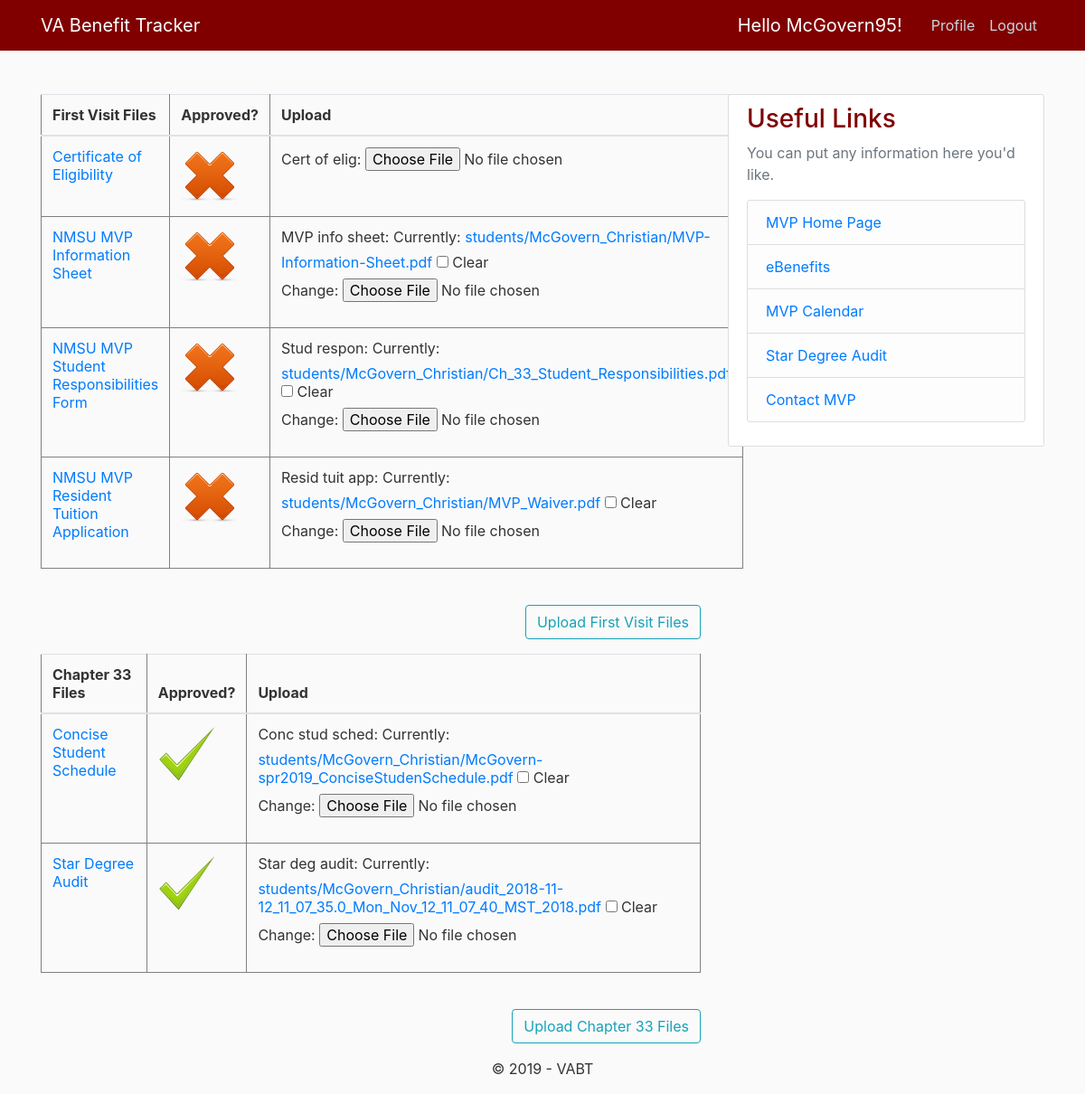
Before: /student_home/ (signed in) with the older database file.
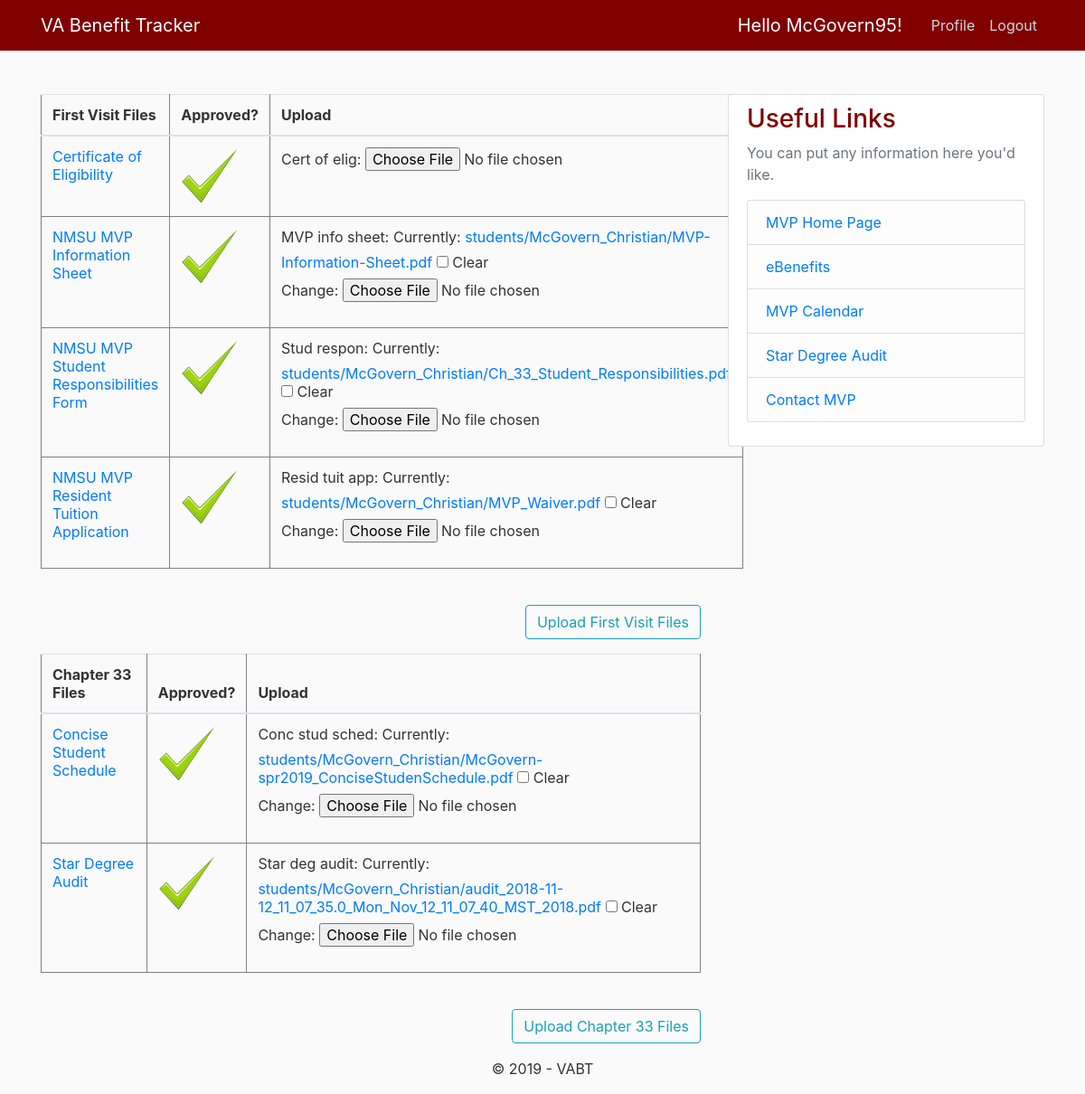
After: the same page with the newer database file.
### dashboard/models.py (models this page shows, shortened)
class Post(models.Model):
    title = models.CharField(max_length=100)
    comment = models.TextField()
    date_began = models.DateTimeField(default=timezone.now)
    last_certifier = models.CharField(max_length=80,default='None')
    student = models.ForeignKey(User, related_name='certs', on_delete=models.CASCADE)
    progress = models.IntegerField(default=0)
    date_cert = models.DateTimeField(default=timezone.now)
    Certificate_of_eligibility = models.BooleanField(default=False)
    date_info = models.DateTimeField(default=timezone.now)
    MVP_information_sheet = models.BooleanField(default=False)
    date_respo = models.DateTimeField(default=timezone.now)
    Student_responsibility = models.BooleanField(default=False)
    date_tuition = models.DateTimeField(default=timezone.now)
    Resident_tuition_app = models.BooleanField(default=False)
    date_concise = models.DateTimeField(default=timezone.now)
    Concise_student_schedule = models.BooleanField(default=False)
    date_audit = models.DateTimeField(default=timezone.now)
    Star_degree_audit = models.BooleanField(default=False)

### users/models.py (models this page shows, shortened)
class UserExtended(models.Model):
    user = models.OneToOneField(User, on_delete=models.CASCADE)
    chapter = models.CharField(max_length=4,choices=[('33','33'), ('30','30'), ('31','31'),('35','35'),('1606','1606')],blank=True)
    is_firsttime = models.BooleanField(default=True)
    is_student = models.BooleanField(default=True)
    phone_regex = RegexValidator(regex=r'^\+?1?\d{9,15}$', message="Phone number must be entered in the format: '+999999999'. Up to 15 digits allowed.")
    phone_notifications = models.BooleanField(default=False)
    phone_number = models.CharField(validators=[phone_regex], max_length=17, blank=True) # validators should be a list
    carrier = models.CharField(max_length=15,choices=[('AT&T','AT&T'),('Verizon','Verizon'),('Sprint','Sprint'),('T-Mobile','T-Mobile'),('Virgin', 'Virgin')], blank=True)
    def user_directory_path(instance, filename):
        return 'students/{0}_{1}/{2}'.format(instance.user.last_name,instance.user.first_name,filename)
    cert_of_elig = models.FileField(upload_to=user_directory_path,validators=[FileExtensionValidator(allowed_extensions=["pdf"])],blank=True,null=True)
    MVP_info_sheet = models.FileField(upload_to=user_directory_path,validators=[FileExtensionValidator(allowed_extensions=['pdf'])],blank=True,null = True)
    stud_respon = models.FileField(upload_to=user_directory_path,validators=[FileExtensionValidator(allowed_extensions=['pdf'])],blank=True,null = True)
    resid_tuit_app = models.FileField(upload_to=user_directory_path,validators=[FileExtensionValidator(allowed_extensions=['pdf'])],blank=True,null = True)
    conc_stud_sched = models.FileField(upload_to=user_directory_path,validators=[FileExtensionValidator(allowed_extensions=['pdf'])],blank=True,null = True)
    star_deg_audit = models.FileField(upload_to=user_directory_path,validators=[FileExtensionValidator(allowed_extensions=['pdf'])],blank=True,null = True)

### dashboard/views.py (the view)
# urls.py: path('student_home/', views.student_home,name='student-home'),
@login_required
def student_home(request):
    if request.method=='POST':
        cert_form = CertForm(request.POST, request.FILES, instance=request.user.userextended)
        mvp_form = MVPForm(request.POST, request.FILES, instance=request.user.userextended)
        stud_form = StudResponForm(request.POST, request.FILES, instance=request.user.userextended)
        resid_form = ResidTuitAppForm(request.POST, request.FILES, instance=request.user.userextended)
        conc_form = ConcStudSchedForm(request.POST, request.FILES, instance=request.user.userextended)
        star_form = StarDegAuditForm(request.POST, request.FILES, instance=request.user.userextended)
        if cert_form.is_valid() and mvp_form.is_valid() and stud_form.is_valid() and resid_form.is_valid() and conc_form.is_valid() and star_form.is_valid() == True:
            cert_form.save()
            mvp_form.save()
            stud_form.save()
            resid_form.save()
            conc_form.save()
            star_form.save()
            messages.success(request, f'Your File(s) has been uploaded!')
    else:
        cert_form = CertForm(instance=request.user.userextended)
        mvp_form = MVPForm(instance=request.user.userextended)
        stud_form = StudResponForm(instance=request.user.userextended)
        resid_form = ResidTuitAppForm(instance=request.user.userextended)
        conc_form = ConcStudSchedForm(instance=request.user.userextended)
        star_form = StarDegAuditForm(instance=request.user.userextended)
    certs = Post.objects.all()#for the certification
    context = {
            'cert_form': cert_form,
            'mvp_form' : mvp_form,
            'stud_form' : stud_form,
            'resid_form' : resid_form,
            'conc_form' : conc_form,
            'star_form' : star_form,
            'certs' : certs
    }
    return render(request, 'dashboard/student_home.html',context)

### dashboard/forms.py
class CertForm(forms.ModelForm):
    class Meta:
        model = UserExtended
        fields = ['cert_of_elig']

class MVPForm(forms.ModelForm):
    class Meta:
        model = UserExtended
        fields = ['MVP_info_sheet']

### dashboard/templates/dashboard/student_home.html (shortened to what this page needs)
﻿{%extends "dashboard/base.html" %}
{% block content %}
    {% if user.userextended.is_firsttime %}
        <form method="post" enctype="multipart/form-data">
          <table class="table table-hover">
          <caption></caption>
          <thead class="thread-light">
            <tr>
                <th scope="col">First Visit Files </th>
                <th scope="col">Approved?</th>
                <th scope="col">Upload</th>
            </tr>
          </thead>
          <tbody>
            <tr>
                <td><a href="https://www.va.gov/education/how-to-apply/" target="_blank">Certificate of Eligibility</a></td>
                 {% for p in certs %}
                    {%if p.student.username == user.username and p.Certificate_of_eligibility == True %}
                    <td><img src="/media/green_check.png"></td>
                    {%elif p.student.username == user.username and p.Certificate_of_eligibility == False %}
                    <td><img src="/media/red_check.png"></td>
                    {%endif%}
                 {% endfor %}
                <td>
                    {{ cert_form.as_p}}
                </td>
            </tr>
          <tr>
            <td><a href="https://mvp.nmsu.edu/files/2018/09/MVP-Information-Sheet.pdf" target="_blank">NMSU MVP Information Sheet</a></td>
            {% for p in certs %}
                {%if p.student.username == user.username and p.MVP_information_sheet == True %}
                <td><img src="/media/green_check.png"></td>
                {%elif p.student.username == user.username and p.MVP_information_sheet == False %}
                <td><img src="/media/red_check.png"></td>
                {%endif%}
             {% endfor %}
            <td>
                {{ mvp_form.as_p }}
            </td>
          </tr>
          <tr>
                {%if user.userextended.chapter == '30' or user.userextended.chapter == '1606' or user.userextended.chapter == '35' %}
                    <td><a href="https://mvp.nmsu.edu/files/2018/06/Ch_30_1606_1607_35_Student_Responsibilities.pdf" target="_blank">NMSU MVP Student Responsibilities Form</a></td>
                {% elif user.userextended.chapter == '31' %}
                    <td><a href="https://mvp.nmsu.edu/files/2018/06/Ch_31_Student_Responsibilities.pdf" target="_blank">NMSU MVP Student Responsibilities Form</a></td>
                {%else%}
                    <td><a href="https://mvp.nmsu.edu/files/2018/06/Ch_33_Student_Responsibilities.pdf" target="_blank">NMSU MVP Student Responsibilities Form</a></td>
                {%endif%}
            {% for p in certs %}
                {%if p.student.username == user.username and p.Student_responsibility == True %}
                <td><img src="/media/green_check.png"></td>
                {%elif p.student.username == user.username and p.Student_responsibility == False %}
                <td><img src="/media/red_check.png"></td>
                {%endif%}
             {% endfor %}
            <td>
                {{ stud_form.as_p }}
            </td>
          </tr>
              <tr>
            <td><a href="https://mvp.nmsu.edu/files/2018/08/MVP_Waiver.pdf" target="_blank">NMSU MVP Resident Tuition Application </a></td>
            {% for p in certs %}
                {%if p.student.username == user.username and p.Resident_tuition_app == True %}
                <td><img src="/media/green_check.png"></td>
                {%elif p.student.username == user.username and p.Resident_tuition_app == False %}
                <td><img src="/media/red_check.png"></td>
                {%endif%}
             {% endfor %}
            <td>
                {{ resid_form.as_p }}
            </td>
          </tr>
           </tbody>
        </table>
      <div style="text-align:right">
            <button class="btn btn-outline-info" type="submit">Upload First Visit Files</button>
      </div>
      </form>
    {% endif %}
    {% if user.userextended.chapter == '33' %}
      <form method="post" enctype="multipart/form-data">
        <table class="table table-hover">
        <caption></caption>
        <thead class="thread-light">
          <tr>
            <th scope="col">Chapter 33 Files</th>
            <th scope="col">Approved?</th>
            <th scope="col">Upload</th>
          </tr>
          </thead>
          <tbody>
          <tr>
            <td><a href="https://my.nmsu.edu" target="_blank">Concise Student Schedule </a></td>
            {% for p in certs %}
                {%if p.student.username == user.username and p.Concise_student_schedule == True %}
                <td><img src="/media/green_check.png"></td>
                {%elif p.student.username == user.username and p.Concise_student_schedule == False %}
                <td><img src="/media/red_check.png"></td>
                {%endif%}
             {% endfor %}
            <td>
                {{ conc_form.as_p }}
            </td>
          </tr>
          <tr>
            <td><a href="https://degreeaudit.nmsu.edu/" target="_blank">Star Degree Audit</a></td>
            {% for p in certs %}
                {%if p.student.username == user.username and p.Star_degree_audit == True %}
                <td><img src="/media/green_check.png"></td>
                {%elif p.student.username == user.username and p.Star_degree_audit == False %}
                <td><img src="/media/red_check.png"></td>
                {%endif%}
             {% endfor %}
            <td>
                {{ star_form.as_p }}
            </td>
          </tr>
          </tbody>
        </table>
       <div style="text-align:right">
            <button class="btn btn-outline-info" type="submit">Upload Chapter 33 Files</button>
       </div>
       </form>
    {% endif %}
{% endblock content %}

### dashboard/templates/dashboard/base.html (shortened to what this page needs)
﻿{% load static %}
<html xmlns="http://www.w3.org/1999/xhtml">
<head>
    <link rel="stylesheet" href="https://maxcdn.bootstrapcdn.com/bootstrap/4.0.0/css/bootstrap.min.css">
    <link href="{% static 'dashboard/main.css' %}" rel="stylesheet" type="text/css"/>
</head>
<body>
    <header class="site-header">
        <nav class="navbar navbar-expand-md navbar-dark bg-steel fixed-top">
            <div class="container">
                    <a class="navbar-brand mr-4" href="{%url 'dashboard-home'%}">VA Benefit Tracker</a>
                <div class="collapse navbar-collapse" id="navbarToggle">
                    <div class="navbar-nav">
                        {% if user.is_authenticated %}
                        <a class="navbar-brand mr-4"><font color="white"> Hello {{user.get_username}}!</font></a>
                        <a class="nav-item nav-link" href="{% url 'profile' %}">Profile</a>
                        <a class="nav-item nav-link" href="{% url 'logout' %}">Logout</a>
                        {% else %}
                        <a class="nav-item nav-link" href="{% url 'login' %}">Login</a>
                        <a class="nav-item nav-link" href="{% url 'registers' %}">Register</a>
                        {% endif %}
                    </div>
                </div>
            </div>
        </nav>
    </header>
    <main role="main" class="container">
        <div class="row">
            <div class="col-md-8">
                {% block content %}{% endblock %}
            </div>
            <div class="col-md-4">
                <div class="content-section">
                    <h3>Useful Links</h3>
                    <p class='text-muted'>
                        You can put any information here you'd like.
                        <ul class="list-group">
                            <li class="list-group-item list-group-item-light"><a href="https://mvp.nmsu.edu/">MVP Home Page</a></li>
                            <li class="list-group-item list-group-item-light"><a href="https://www.ebenefits.va.gov/ebenefits/homepage">eBenefits</a></</li>
                            <li class="list-group-item list-group-item-light"><a href="https://mvp.nmsu.edu/calendar/">MVP Calendar</a></</li>
                            <li class="list-group-item list-group-item-light"><a href="https://degreeaudit.nmsu.edu/">Star Degree Audit</a></</li>
                            <li class="list-group-item list-group-item-light"><a href="https://mvp.nmsu.edu/nmsu-military-and-veterans-programs/contact-us/">Contact MVP</a></</li>
                        </ul>
                    </p>
                </div>
            </div>
        </div>
    </main>
        <footer>
        <center>
            <p>&copy; {{ 2019 }} - VABT</p>
        </center>
        </footer>
</body>
</html>

### dashboard/static/dashboard/main.css (style rules this page uses)
body { background: #fafafa; color: #333333; margin-top: 5rem; }
h1, h2, h3, h4, h5, h6 { color: #800000; }
ul { margin: 0; }
.bg-steel { background-color: #800000; }
.site-header .navbar-nav .nav-link { color: #cbd5db; }
.content-section { background: #ffffff; padding: 10px 20px; border: 1px solid #dddddd; border-radius: 3px; margin-bottom: 20px; }
table, th, td { border: .5px solid gray; border-collapse: collapse; }
th, td { padding: 15px; }

Changed rows visible on the page:
changed Post: Certificate_of_eligibility False → True (drawn); Certificate_of_eligibility: picture added; MVP_information_sheet False → True (drawn); MVP_information_sheet: picture added; Student_responsibility False → True (drawn); Student_responsibility: picture added; Resident_tuition_app False → True (drawn); Resident_tuition_app: picture added; Certificate_of_eligibility: picture removed; MVP_information_sheet: picture removed; Student_responsibility: picture removed; Resident_tuition_app: picture removed
